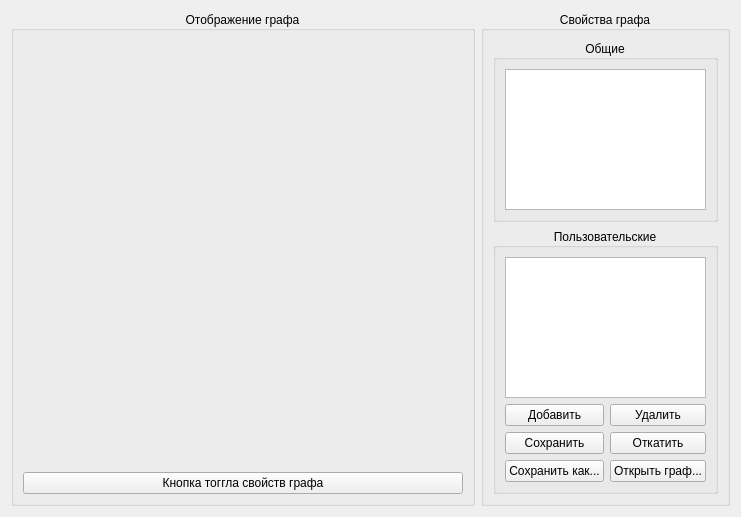
<?xml version="1.0" encoding="UTF-8"?>
<ui version="4.0">
 <class>GraphEditorForm</class>
 <widget class="QWidget" name="GraphEditorForm">
  <property name="geometry">
   <rect>
    <x>0</x>
    <y>0</y>
    <width>741</width>
    <height>517</height>
   </rect>
  </property>
  <property name="windowTitle">
   <string>Form</string>
  </property>
  <property name="styleSheet">
   <string notr="true"/>
  </property>
  <layout class="QHBoxLayout" name="horizontalLayout_2">
   <item>
    <widget class="QGroupBox" name="graphScene_groupBox">
     <property name="sizePolicy">
      <sizepolicy hsizetype="Preferred" vsizetype="Preferred">
       <horstretch>5</horstretch>
       <verstretch>0</verstretch>
      </sizepolicy>
     </property>
     <property name="title">
      <string>Отображение графа</string>
     </property>
     <property name="alignment">
      <set>Qt::AlignCenter</set>
     </property>
     <property name="flat">
      <bool>true</bool>
     </property>
     <layout class="QVBoxLayout" name="verticalLayout">
      <item>
       <widget class="ObjectScene" name="graphScene" native="true"/>
      </item>
      <item>
       <widget class="QPushButton" name="graphProps_toggle_pushButton">
        <property name="text">
         <string>Кнопка тоггла свойств графа</string>
        </property>
       </widget>
      </item>
     </layout>
    </widget>
   </item>
   <item>
    <widget class="QGroupBox" name="graphProps_groupBox">
     <property name="sizePolicy">
      <sizepolicy hsizetype="Preferred" vsizetype="Preferred">
       <horstretch>1</horstretch>
       <verstretch>0</verstretch>
      </sizepolicy>
     </property>
     <property name="title">
      <string>Свойства графа</string>
     </property>
     <property name="alignment">
      <set>Qt::AlignCenter</set>
     </property>
     <property name="flat">
      <bool>false</bool>
     </property>
     <property name="checkable">
      <bool>false</bool>
     </property>
     <layout class="QVBoxLayout" name="verticalLayout_2">
      <item>
       <widget class="QGroupBox" name="graphProps_common_groupBox">
        <property name="title">
         <string>Общие</string>
        </property>
        <property name="alignment">
         <set>Qt::AlignCenter</set>
        </property>
        <layout class="QVBoxLayout" name="verticalLayout_4">
         <item>
          <widget class="QTableView" name="propertyCommon_tableView"/>
         </item>
        </layout>
       </widget>
      </item>
      <item>
       <widget class="QGroupBox" name="graphProps_user_groupBox">
        <property name="title">
         <string>Пользовательские</string>
        </property>
        <property name="alignment">
         <set>Qt::AlignCenter</set>
        </property>
        <layout class="QVBoxLayout" name="verticalLayout_3">
         <item>
          <widget class="QTableView" name="propertyUser_tableView"/>
         </item>
         <item>
          <layout class="QHBoxLayout" name="horizontalLayout">
           <item>
            <layout class="QVBoxLayout" name="verticalLayout_5">
             <item>
              <widget class="QPushButton" name="propertyAdd_pushButton">
               <property name="sizePolicy">
                <sizepolicy hsizetype="Minimum" vsizetype="Fixed">
                 <horstretch>1</horstretch>
                 <verstretch>0</verstretch>
                </sizepolicy>
               </property>
               <property name="text">
                <string>Добавить</string>
               </property>
              </widget>
             </item>
             <item>
              <widget class="QPushButton" name="propertySave_pushButton">
               <property name="sizePolicy">
                <sizepolicy hsizetype="Minimum" vsizetype="Fixed">
                 <horstretch>1</horstretch>
                 <verstretch>0</verstretch>
                </sizepolicy>
               </property>
               <property name="text">
                <string>Сохранить</string>
               </property>
              </widget>
             </item>
             <item>
              <widget class="QPushButton" name="propertySaveAs_pushButton">
               <property name="text">
                <string>Сохранить как...</string>
               </property>
              </widget>
             </item>
            </layout>
           </item>
           <item>
            <layout class="QVBoxLayout" name="verticalLayout_6">
             <item>
              <widget class="QPushButton" name="propertyRemove_pushButton">
               <property name="sizePolicy">
                <sizepolicy hsizetype="Minimum" vsizetype="Fixed">
                 <horstretch>1</horstretch>
                 <verstretch>0</verstretch>
                </sizepolicy>
               </property>
               <property name="text">
                <string>Удалить</string>
               </property>
              </widget>
             </item>
             <item>
              <widget class="QPushButton" name="propertyLoad_pushButton">
               <property name="sizePolicy">
                <sizepolicy hsizetype="Minimum" vsizetype="Fixed">
                 <horstretch>1</horstretch>
                 <verstretch>0</verstretch>
                </sizepolicy>
               </property>
               <property name="text">
                <string>Откатить</string>
               </property>
              </widget>
             </item>
             <item>
              <widget class="QPushButton" name="propertyLoadAs_pushButton">
               <property name="text">
                <string>Открыть граф...</string>
               </property>
              </widget>
             </item>
            </layout>
           </item>
          </layout>
         </item>
        </layout>
       </widget>
      </item>
     </layout>
    </widget>
   </item>
  </layout>
 </widget>
 <customwidgets>
  <customwidget>
   <class>ObjectScene</class>
   <extends>QWidget</extends>
   <header>src/GUI/ObjectScene/objectscene.h</header>
   <container>1</container>
  </customwidget>
 </customwidgets>
 <resources/>
 <connections/>
</ui>
